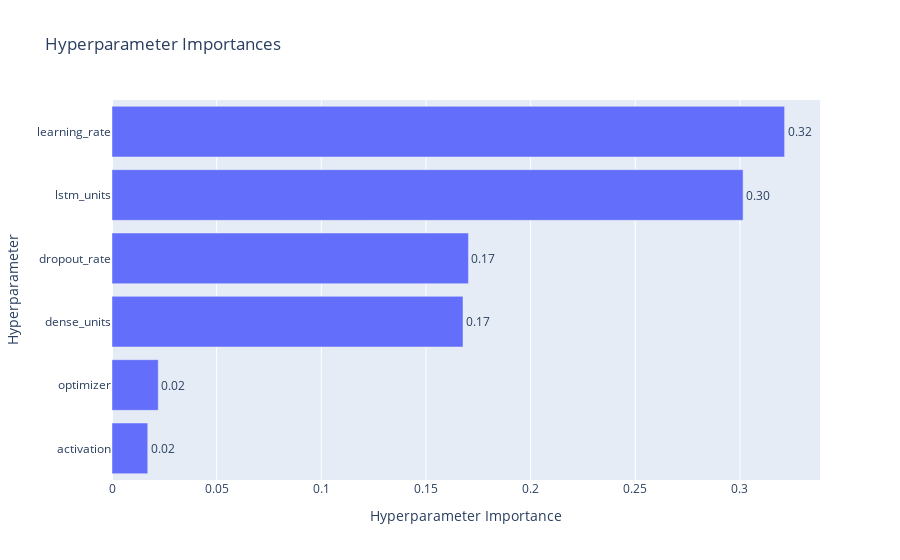

The notebook cell saved with this chart:
### Code cell
vis.plot_param_importances(study)

### Figure 1 — Plotly figure (JSON) as saved in the notebook; plotly's stock layout.template omitted (floating-point values rounded to 4 significant figures)
{"data": [{"cliponaxis": false, "hovertemplate": ["activation (CategoricalDistribution): 0.017074894066451213<extra></extra>", "optimizer (CategoricalDistribution): 0.022095942158905646<extra></extra>", "dense_units (IntDistribution): 0.16769015632844456<extra></extra>", "dropout_rate (FloatDistribution): 0.1702996983343842<extra></extra>", "lstm_units (IntDistribution): 0.30150702525155887<extra></extra>", "learning_rate (FloatDistribution): 0.3213322838602557<extra></extra>"], "name": "Objective Value", "orientation": "h", "text": ["0.02", "0.02", "0.17", "0.17", "0.30", "0.32"], "textposition": "outside", "type": "bar", "x": [0.01707, 0.0221, 0.1677, 0.1703, 0.3015, 0.3213], "y": ["activation", "optimizer", "dense_units", "dropout_rate", "lstm_units", "learning_rate"]}], "layout": {"title": {"text": "Hyperparameter Importances"}, "xaxis": {"title": {"text": "Hyperparameter Importance"}}, "yaxis": {"title": {"text": "Hyperparameter"}}}}
